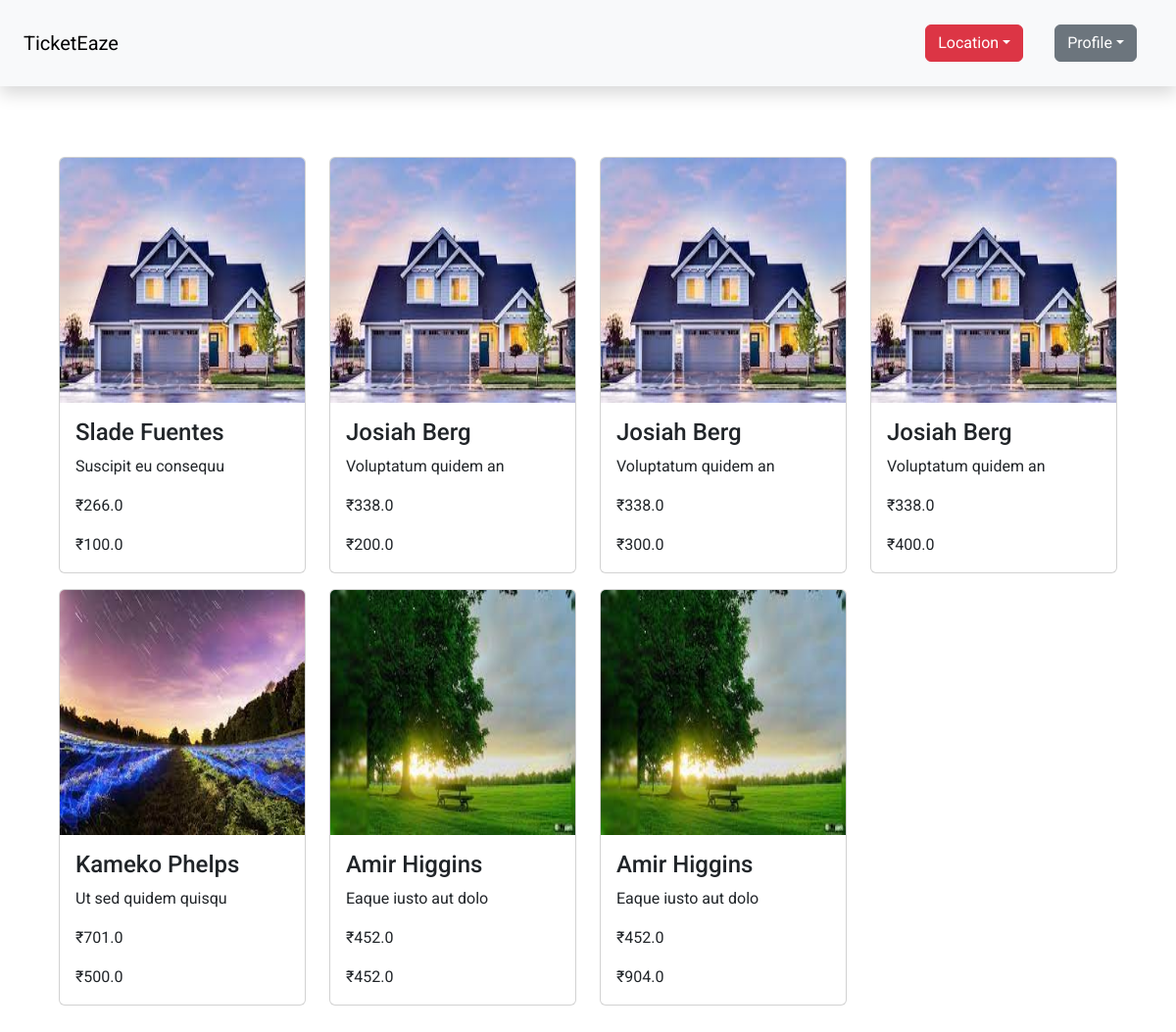
The app's page /orders (signed in) with its own data.
### models.py (models this page shows, shortened)
class show(db.Model):
   id = db.Column(db.Integer, primary_key = True)
   name = db.Column(db.String(100))
   description = db.Column(db.String(100))
   shortdescription = db.Column(db.String(20))
   location = db.Column(db.String(100))
   capacity = db.Column(db.Integer)
   tags = db.Column(db.String(200))
   price = db.Column(db.Float)
   rating = db.Column(db.Integer)
   currentcapacity = db.Column(db.Integer)
   showshosted = db.relationship('venue',secondary=showinvenue, backref='showshosted')

### tables this page shows
CREATE TABLE userbooking (
	booking_id INTEGER NOT NULL, 
	user_id INTEGER, 
	show_id INTEGER, 
	ticket_count INTEGER, total_price FLOAT, 
	PRIMARY KEY (booking_id), 
	FOREIGN KEY(user_id) REFERENCES user (id), 
	FOREIGN KEY(show_id) REFERENCES show (id)
);

### app.py (the view)
@app.route("/orders",methods=['GET','POST'])
@login_required
def myorders():
   userid=current_user.id
   bookings=select(userbooking.c.booking_id,userbooking.c.show_id,userbooking.c.ticket_count,userbooking.c.total_price).where(userbooking.c.user_id == userid)
   bookings=db.session.execute(bookings)
   show_id=[]
   bookings=list(bookings)
   for i in range (len(bookings)):
      show_id.append(bookings[i][1])
   show_details=db.session.query(show).filter(show.id.in_(show_id))
   show_details_dict={}
   for i in show_details:
      show_details_dict[i.id]=i
   print(bookings)
   return render_template("Orders/Orders.html",events=show_details_dict,bookings=bookings,numberofbookings=len(bookings))

### app.py (called while the page is built)
@login_manager.user_loader
def load_user(user_id):
        if session['user_type']=='user':
          record = user.query.get(int(user_id))
        elif session['user_type']=='admin':
          record = admin.query.get(int(user_id))
        return record

### templates/Orders/Orders.html (shortened to what this page needs)
{% extends "./Layouts/layout.html" %}
{% block content %}
{% include "./Layouts/navBarWithoutLogin.html" %}
{% block events %}
<section class="w-100  bg-white p-5">
  <div class="container">
    <div class="row py-3">
      {% for i in range(numberofbookings) %}
      <div class="col-md-6 col-lg-4 col-xl-3 my-md-2 my-sm-2">
        <div class="card">
          <img src="/static/file_uploads/event/{{events[bookings[i][1]].id}}.jpeg" width="250px" height="250px" alt="Image 1" class="card-img-top">
          <div class="card-body">
            <h4 class="card-title">{{events[bookings[i][1]].name}}</h4>
            <p class="card-text">{{events[bookings[i][1]].shortdescription}}</p>
            <p class="card-text">₹{{events[bookings[i][1]].price}}</p>
            <p class="card-text">₹{{bookings[i][3]}}</p>
          </div>
        </div>
      </div>
      {% endfor %}
  </div>
</section>
{% endblock events %}
{% endblock content %}

### templates/Layouts/layout.html (style rules this page uses)
body { font-family: 'Roboto', sans-serif; }

### records on screen
show: name "Slade Fuentes", shortdescription "Suscipit eu consequu", price "266.0"
userbooking: total_price "100.0"
show: name "Josiah Berg" "Josiah Berg" "Josiah Berg", shortdescription "Voluptatum quidem an" "Voluptatum quidem an" "Voluptatum quidem an", price "338.0" "338.0" "338.0"
userbooking: total_price "200.0"
userbooking: total_price "300.0"
userbooking: total_price "400.0"
show: name "Kameko Phelps", shortdescription "Ut sed quidem quisqu", price "701.0"
userbooking: total_price "500.0"
show: name "Amir Higgins" "Amir Higgins", shortdescription "Eaque iusto aut dolo" "Eaque iusto aut dolo", price "452.0" "452.0"
userbooking: total_price "452.0"
userbooking: total_price "904.0"
